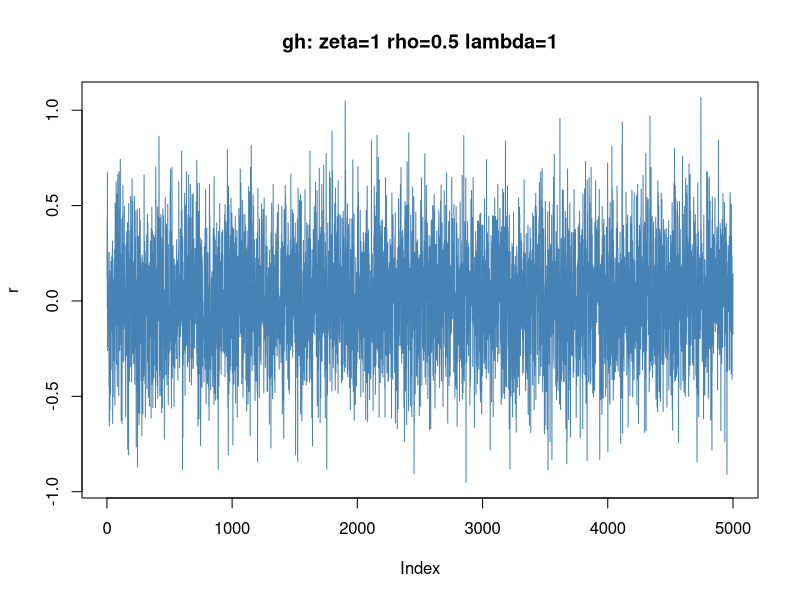
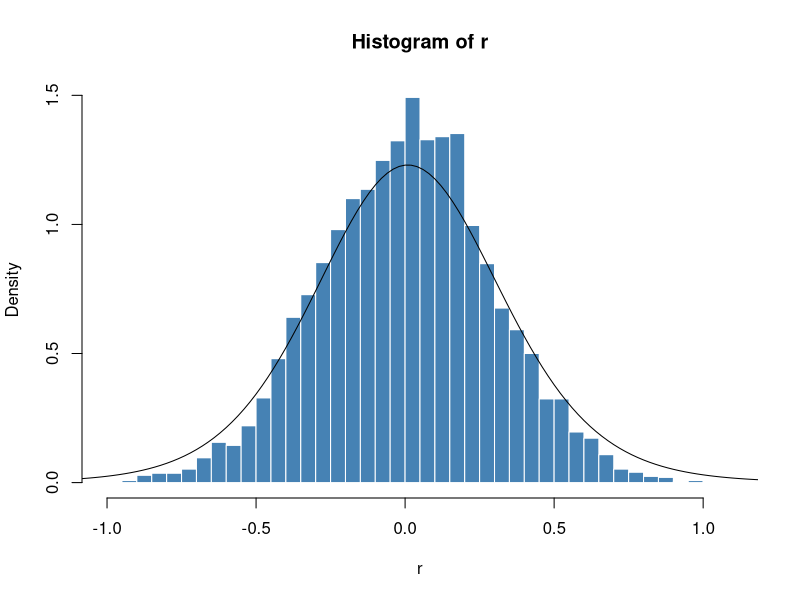
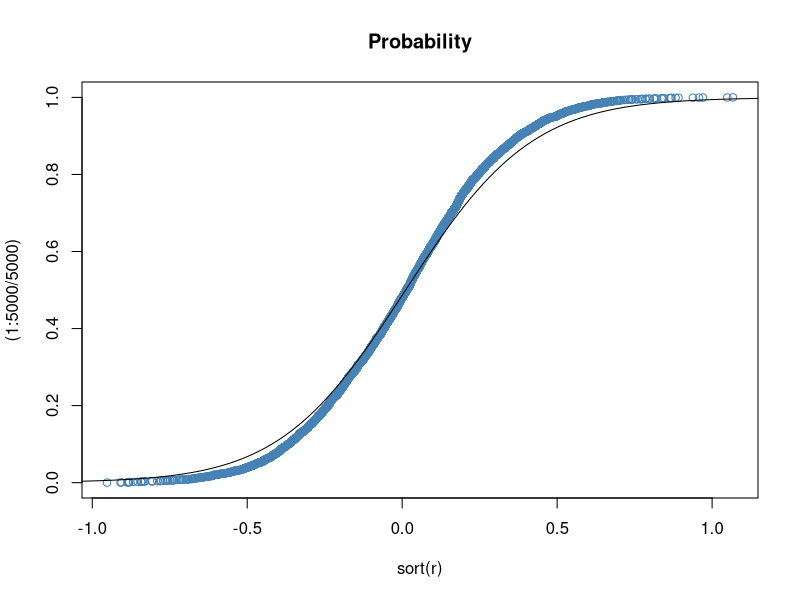

Source code (R) for these figures, in order:
library(fBasics)


### Name: sght
### Title: Standardized generalized hyperbolic Student-t Distribution
### Aliases: sght dsght psght qsght rsght
### Keywords: distribution

### ** Examples

## rsght -
   set.seed(1953)
   r = rsght(5000, beta = 0.1, delta = 1, mu = 0, nu = 10)
   plot(r, type = "l", col = "steelblue",
     main = "gh: zeta=1 rho=0.5 lambda=1")

## dsght -
   # Plot empirical density and compare with true density:
   hist(r, n = 50, probability = TRUE, border = "white", col = "steelblue")
   x = seq(-5, 5, length = 501)
   lines(x, dsght(x, beta = 0.1, delta = 1, mu = 0, nu = 10))

## psght -
   # Plot df and compare with true df:
   plot(sort(r), (1:5000/5000), main = "Probability", col = "steelblue")
   lines(x, psght(x, beta = 0.1, delta = 1, mu = 0, nu = 10))

## qsght -
   # Compute Quantiles:
   round(qsght(psght(seq(-5, 5, 1), beta = 0.1, delta = 1, mu = 0, nu =10),
               beta = 0.1, delta = 1, mu = 0, nu = 10), 4)
